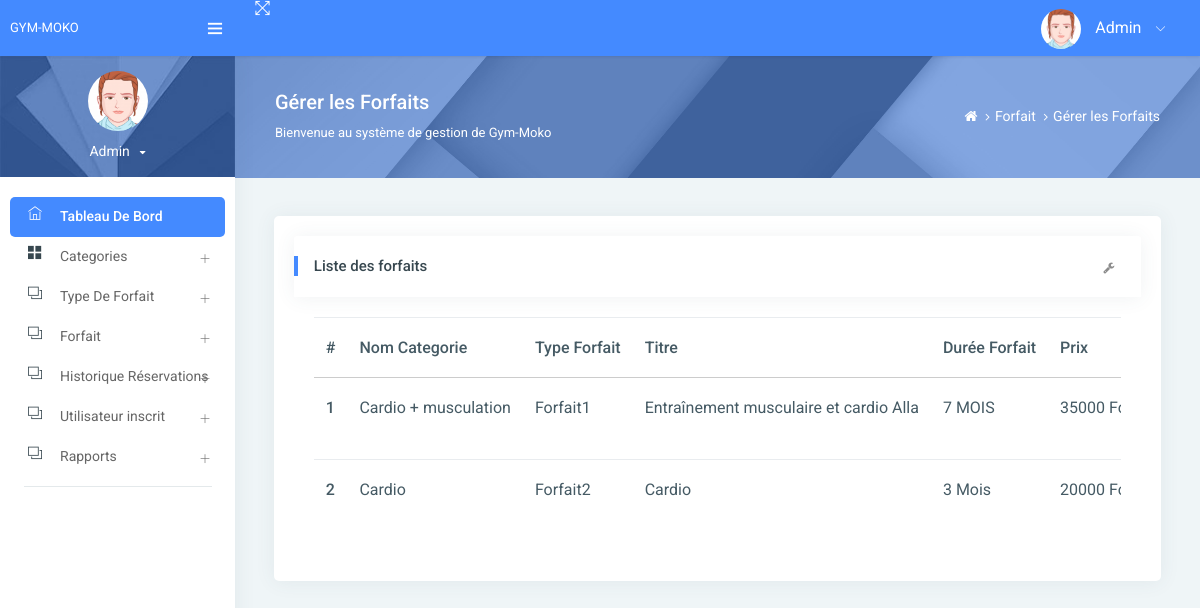
The page /managePackage/ on the database its author committed.
### gym/models.py (models this page shows, shortened)
class Package(models.Model):
    category = models.ForeignKey(Category, on_delete=models.CASCADE, null=True)
    packagename = models.ForeignKey(Packagetype, on_delete=models.CASCADE, null=True)
    titlename = models.CharField(max_length=200, null=True)
    packageduration = models.CharField(max_length=50, null=True)
    price = models.CharField(max_length=200, null=True)
    description = models.CharField(max_length=200, null=True)
    creationdate = models.DateTimeField(auto_now_add=True)

class Category(models.Model):
    categoryname = models.CharField(max_length=200, null=True)
    status = models.CharField(max_length=300, null=True)
    creationdate = models.DateTimeField(auto_now_add=True)

class Packagetype(models.Model):
    category = models.ForeignKey(Category, on_delete=models.CASCADE, null=True)
    packagename = models.CharField(max_length=200, null=True)
    creationdate = models.DateTimeField(auto_now_add=True)
    def __str__(self):
        return self.packagename

### gym/views.py (the view)
# urls.py: path('managePackage/', managePackage, name='managePackage'),
def managePackage(request):
    package = Package.objects.all()
    return render(request, 'admin/managePackage.html',locals())

### gym/templates/admin/managePackage.html (shortened to what this page needs)
{% extends 'admin_base.html' %}
{% load static %}
{% block main %}
<div class="page-header">
    <div class="page-block">
        <div class="row align-items-center">
            <div class="col-md-8">
                <div class="page-header-title">
                    <h5 class="m-b-10">Gérer les Forfaits</h5>
                    <p class="m-b-0">Bienvenue au système de gestion de Gym-Moko</p>
                </div>
            </div>
            <div class="col-md-4">
                <ul class="breadcrumb-title">
                    <li class="breadcrumb-item">
                        <a href="{% url 'admin_home' %}"> <i class="fa fa-home"></i> </a>
                    </li>
                    <li class="breadcrumb-item"><a href="">Forfait</a>
                    </li>
                    <li class="breadcrumb-item"><a href="">Gérer les Forfaits</a>
                    </li>
                </ul>
            </div>
        </div>
    </div>
</div>
<div class="pcoded-inner-content">
    <div class="main-body">
        <div class="page-wrapper">
            <div class="page-body">
                <div class="row">
                    <div class="col-md-12">
                        <div class="card">
                            <div class="card-block">
                                <div class="card-header">
                                    <h5>Liste des forfaits</h5>
                                    <div class="card-header-right">
                                        <ul class="list-unstyled card-option">
                                            <li><i class="fa fa fa-wrench open-card-option"></i></li>
                                        </ul>
                                    </div>
                                </div>
                                <div class="card-block table-border-style">
                                    <div class="table-responsive">
                                        <table class="table">
                                            <thead>
                                            <tr>
                                                <th>#</th>
                                                <th>Nom Categorie</th>
                                                <th>Type Forfait</th>
                                                <th>Titre</th>
                                                <th>Durée Forfait</th>
                                                <th>Prix</th>
                                            </tr>
                                            </thead>
                                            <tbody>
                                            {% for i in package %}
                                            <tr>
                                                <th scope="row">{{forloop.counter}}</th>
                                                <td>{{i.category.categoryname}}</td>
                                                <td>{{i.packagename}}</td>
                                                 <td>{{i.titlename}}</td>
                                                <td>{{i.packageduration}}</td>
                                                <td>{{i.price}} Fcfa.</td>
                                            </tr>
                                            {% endfor %}
                                            </tbody>
                                        </table>
                                    </div>
                                </div>
                            </div>
                        </div>
                    </div>
                </div>
            </div>
        </div>
    </div>
</div>
{% endblock %}

### rows shown on the page
Package: category.categoryname "Cardio + musculation", packagename "Forfait1", titlename "Entraînement musculaire et cardio Alla", packageduration "7 MOIS", price "35000"
Package: category.categoryname "Cardio", packagename "Forfait2", titlename "Cardio", packageduration "3 Mois", price "20000"
